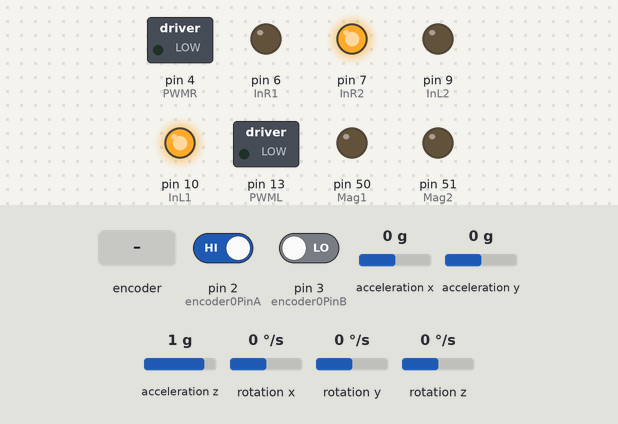
This sketch was run on a simulated Arduino Mega 2560, built with avr-gcc and run on an emulated ATmega2560. Parts: switched loads named in the sketch (green lamp = pin HIGH), output pins drawn as LEDs (lit = HIGH). The test bench sets the inputs (shaded band); at power-on: acceleration x 0 g, rotation x 0 °/s, rotation z 0 °/s, pin 2 (encoder0PinA) HIGH, pin 3 (encoder0PinB) LOW, acceleration y 0 g, acceleration z 1 g, rotation y 0 °/s.

Above: at 1.7 s.
1.8 s: acceleration x set to -1.4 g
At 3.1 s:
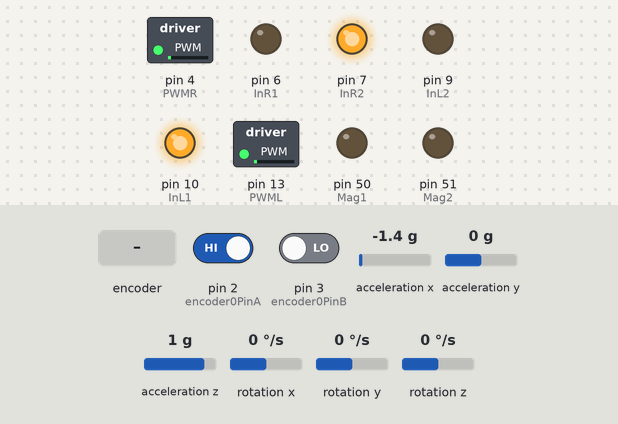
3.4 s: rotary encoder on pin 2 (encoder0PinA) / pin 3 (encoder0PinB) turned 1 step (first pin leading)
5.1 s: rotation x set to 100 °/s
At 6.0 s:
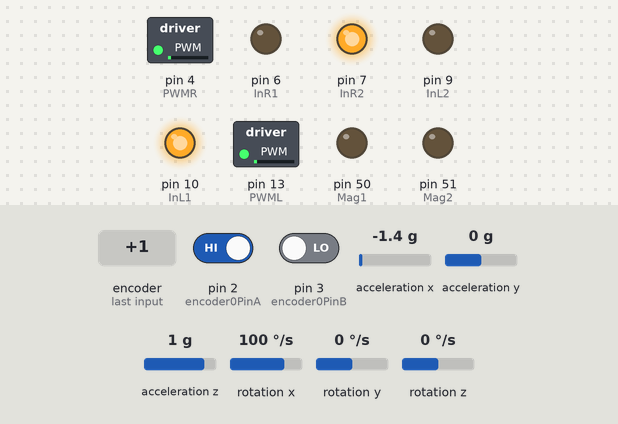
6.6 s: rotation z set to 3 °/s
At 7.2 s:
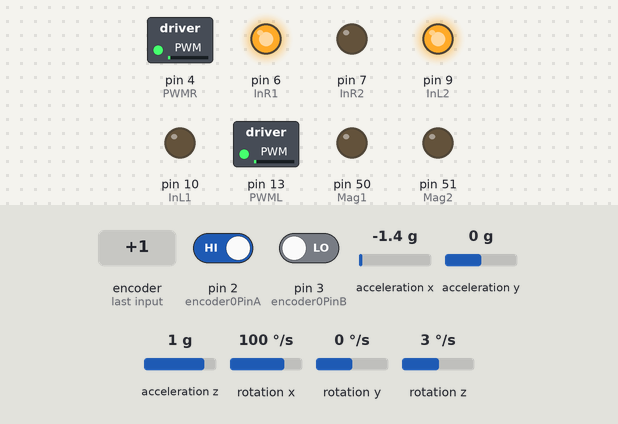
8.1 s: rotation z set to -192 °/s
At 9.3 s:
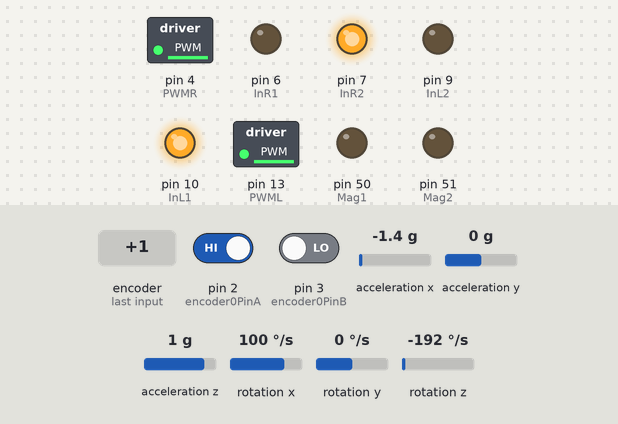
9.6 s: rotation z set to 0 °/s
At 10.6 s:
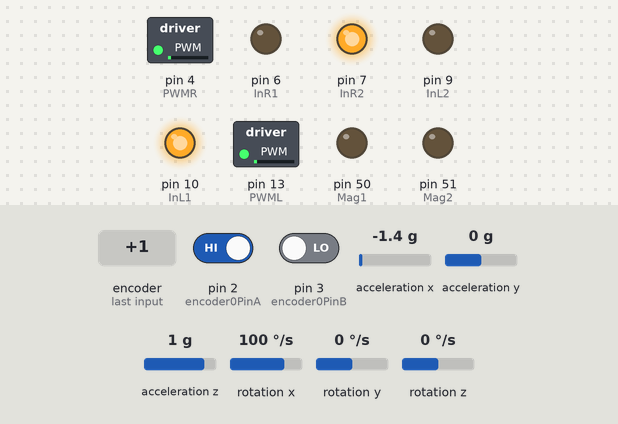
Timing chart, 0 to 12.1 s (numbered marks = the images above; inputs shaded):
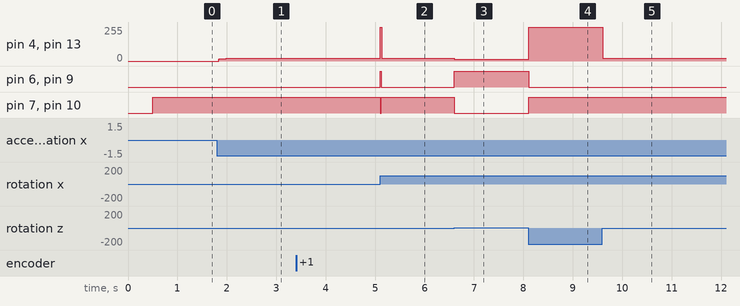

The sketch:

Self_Balancing_LQR.ino
```cpp
/*
 * Author Name: P Sumantha Aithal
 * Functions: motorctrl(int torque),rotary(), ReadData(), setup(), loop()
 * GLobal Variables: Mag1,Mag2,InL1,InL2,PWML,PWMR,InR1,InR2,fcut,pi,compa,alpha,tau,la,acc,gyro,roll
 *                   al,temp,digital,Yaxis,Xaxis,i,PWM,a,elapsedtime,time,previoustime,encoder0PinA,
 *                   encoder0PinB,counter,previous_counter,loop_itteration,K1,K2,K3,K4,x1,x2,x3,x4
 *
 */
#include "I2Cdev.h"
#include "MPU6050.h"
#include "Wire.h"

MPU6050 accelgyro;

#define Mag1 50                    //Electromagnet-1 Pin
#define Mag2 51                    //Electromagnet-2 Pin
#define InL1 10                    //Left Motor Pin
#define PWML 13                    //Left Motor PWM Pin
#define InL2 9                     //Left Motor Pin
#define InR1 6                     //Right Motor Pin
#define PWMR 4                     //Right Motor PWM Pin
#define InR2 7                     //Right Motor Pin
#define fcut 5.0                   //Cut-off frequency
#define pi 3.1415926               //PI
#define compa 0.03                 //a value for complimentary filter

double alpha,tau;                  //alpha and tau
double la[5],acc,gyro,roll,a1[5],temp[5];
int digital,Yaxis,Xaxis;           //Digital,X-axis,Y-axis of Joystick
int i,PWM;
int16_t a[5];
double elapsedtime,time,previoustime;

int encoder0PinA = 2;              //Encoder pin
int encoder0PinB = 3;              //Encoder pin
volatile long counter=0;
uint32_t previous_counter=0;

int loop_itteration =0;

float K1=1.0000,    K2= .18317,  K3=-31.79914,   K4=-1.61486; //The K-Matrix from octave

float x1, x2, x3, x4;
/*
 * Function Name: motorctrl
 * Input: input torque to thr motors
 * Output: Controls the motor
 * Logic: if torque is greater than 0 then bot moves forward else backward
 * Example Call: motorctrl(255)
 */

      void motorctrl(int torque){        //torque between 0-255
        if (torque >= 0)  {
          digitalWrite(InR1, LOW);
          digitalWrite(InR2, HIGH);
          digitalWrite(InL1, HIGH);
          digitalWrite(InL2, LOW);
          torque = abs(torque);
          }     else{
           digitalWrite(InR1, HIGH);
          digitalWrite(InR2, LOW);
          digitalWrite(InL1, LOW);
          digitalWrite(InL2, HIGH);
            torque = abs(torque);     }
            analogWrite(PWMR,torque);
    analogWrite(PWML,torque);
    }
/*
 * Function Name: rotory
 * Input: None
 * Output: Counter value of the encoder
 * Logic: when pin 3 is HIGH the counter is incremented else decremented
 * Example Call: rotory()
 */
     void rotary() {
      if(digitalRead(3)==HIGH) {
        counter++;
        } else {
          counter--;
          }
     }
/*
 * Function Name: setup
 * Input: None
 * Output: Initialization takes place
 * Logic: The instructions inside this executes only once
 * Example Call: setup()
 */
    void setup() {
 attachInterrupt(digitalPinToInterrupt(encoder0PinA), rotary, RISING);
 pinMode (encoder0PinB,INPUT);
 pinMode (encoder0PinA,INPUT);
 Serial1.begin(9600);
 Serial.begin(115200);             //Terminal Serial
 pinMode(Mag1, OUTPUT);
 pinMode(Mag2, OUTPUT);
 pinMode(InL1, OUTPUT);
 pinMode(InL2, OUTPUT);
 pinMode(PWML, OUTPUT);
 pinMode(InR1, OUTPUT);
 pinMode(InR2, OUTPUT);
 pinMode(PWMR, OUTPUT);
      Wire.begin();
    accelgyro.initialize();
    delay(500);
    }
/*
 * Function Name: loop
 * Input: NONE
 * Output: PWM signal to control the motors
 * Logic: All the instructions executes repeatedly
 * Example Call: loop()
 */
    void loop() {
      previoustime=time;
time=micros();
elapsedtime=(time-previoustime)/1000000; //Loop time
if (Serial1.available()>=20)
{
  if (Serial1.read()== 0x7E)
  {
 for (i=0;i<11;i++){
  byte discard=Serial1.read();     //Discarding unwanted data
 }
 digital=Serial1.read();           //Storing required data from Xbee
 int analogMSB1=Serial1.read();
 int analogLSB1=Serial1.read();
 Yaxis=analogLSB1+(analogMSB1*256); //Combining the data from the Xbee
 int analogMSB2=Serial1.read();
 int analogLSB2=Serial1.read();
 Xaxis=analogLSB2+(analogMSB2*256); //Combining the data from the Xbee
 }
}

ReadData(pi,fcut,elapsedtime) ;
roll=(1-compa)*(roll+la[4]*elapsedtime)+(compa*acc); //Complimentary filter
        x1 = ((counter)*2*pi*0.0325)/270; //displacement
     if (counter>=previous_counter)
     {
        x2 = (((counter-previous_counter)*2*pi*0.0325))/(270*elapsedtime); //Velocity
     }else {
      x2 = -(((-counter+previous_counter)*2*pi*0.0325))/(270*elapsedtime); //Velocity
     }
        x3 = (roll)/57.3; //tilt angle
        x4 = (la[3])/0.0174533; //angular velocity
   float X= (x1*K1+x2*K2+x3*K3+x4*K4);
  float tiltoutput=constrain(X*(255/12),-254,254); //The PWM value
  motorctrl (tiltoutput);
  previous_counter=counter;
    }
/*
 * Function Name: ReadData
 * Input: pi,fcut,elapsedtime
 * Output: Filterd values from the gyroscope and accelerometer
 * Logic: the data is read from the sensor and passed to a lowpass and highpass filter
 * Example Call: ReadData(pi,fcut,elapsedtime)
 */
   void ReadData(float Pi, float Fcut, double elapsedtime)
   {
    tau=1/(2*Pi*Fcut);
alpha=tau/(tau+elapsedtime);
    for (i=3;i<=5;i++)
   {
    temp[i]=a1[i]; //Temperory storage
   }
accelgyro.getMotion6(&a[0], &a[1], &a[2], &a[3], &a[4], &a[5]); //Raw Data
   for(i=0;i<=2;i++)
   {
    a1[i]=a[i]/16384.0;
    la[i]=(1-alpha)*a1[i]+alpha*la[i]; // Lowpass filter
   }
   for (i=3;i<=5;i++)
   {
    a1[i]=a[i]/131.0;
    la[i]=(1-alpha)*la[i]+(1-alpha)*(a1[i]-temp[i]); // Highpass filter
   }
   acc=(180*atan(la[0]/abs(la[2])))/pi;
   return;
   }
```

Measured:
- the behaviour switches between 1 and 2 °/s on rotation z (found by bisection; images 2 and 3)
- after the input at 1.8 s, pin 4 (PWMR), pin 13 (PWML): 0/255 → 18/255 at once, → 19/255 0.15 s later
- after the input at 5.1 s, pin 4 (PWMR), pin 13 (PWML): 19/255 → 254/255 at once, → 19/255 0.03 s later; pin 6 (InR1), pin 9 (InL2): LOW → HIGH at once, → LOW 0.02 s later; pin 7 (InR2), pin 10 (InL1): HIGH → LOW at once, → HIGH 0.02 s later
- after the input at 6.6 s, pin 4 (PWMR), pin 13 (PWML): 19/255 → 14/255 at once; pin 6 (InR1), pin 9 (InL2): LOW → HIGH at once; pin 7 (InR2), pin 10 (InL1): HIGH → LOW at once
- after the input at 8.1 s, pin 4 (PWMR), pin 13 (PWML): 14/255 → 254/255 at once; pin 6 (InR1), pin 9 (InL2): HIGH → LOW at once; pin 7 (InR2), pin 10 (InL1): LOW → HIGH at once
- after the input at 9.6 s, pin 4 (PWMR), pin 13 (PWML): 254/255 → 19/255 at once
